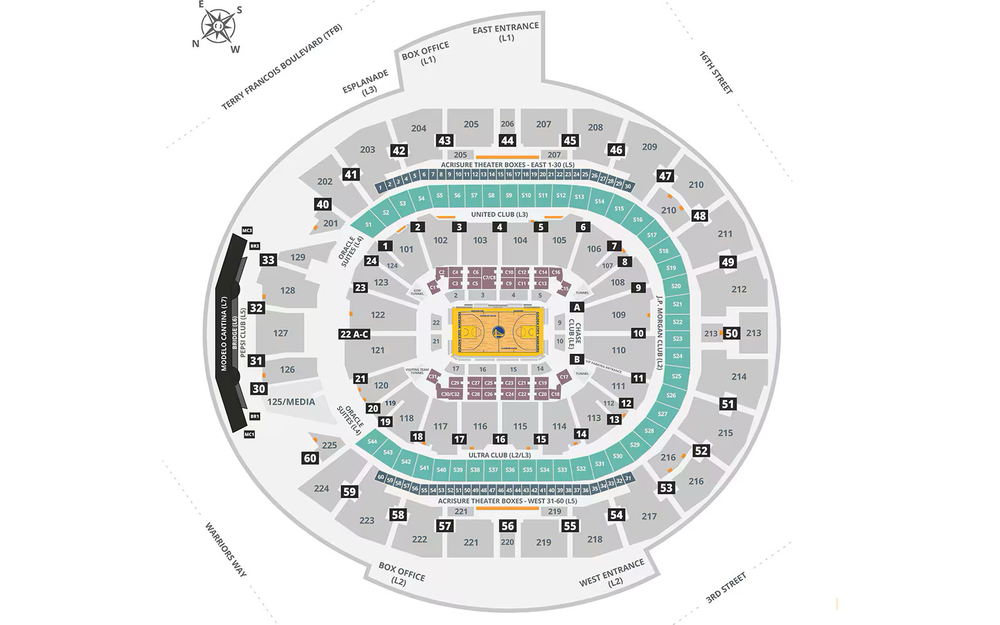
#> input picture Emulator-Stadium/simulator/map_stadium.png, 1000 x 625 px, shrunk from 1600 x 1000 before the run
$ python click_to_get_coordinates.py
#> lines starting #> are read from the running program, lines starting #| are printed output that depends on the picture
# programa só para conseguir as coordenadas na image do mapa
import matplotlib.pyplot as plt
import numpy as np

def click_to_get_coordinates():
    print("=== CLICK COORDINATE FINDER ===")
    print("1. Carrega na imagem para ver coordenadas")
    print("2. Carrega 'q' para sair")
    print("3. As coordenadas aparecem no terminal")

    # Cria uma imagem do estádio ou grid
    fig, ax = plt.subplots(figsize=(12, 8))

    # Desenha um grid para referência
    ax.set_xlim(-70, 70)
    ax.set_ylim(-55, 55)
    ax.grid(True, alpha=0.3)
    ax.axhline(0, color='black', linewidth=0.5)
    ax.axvline(0, color='black', linewidth=0.5)
    ax.set_title("CLICA EM QUALQUER PONTO PARA VER COORDENADAS\nCoordenadas aparecem no terminal", fontsize=14)
    ax.set_xlabel("Coordenada X")
    ax.set_ylabel("Coordenada Y")

    # Tenta carregar a imagem do estádio se existir
    try:
        from matplotlib.image import imread
        stadium_img = imread("map_stadium.png")
#> stadium_img is the input picture: shape (625, 1000, 3) float32; mean R, G, B 0.908, 0.915, 0.912
        ax.imshow(stadium_img, extent=[-70, 70, -55, 55])
        print("Imagem do estádio carregada!")
    except:
        print("Sem imagem - usando grid de referência")
        # Desenha áreas de referência
        stadium = plt.Rectangle((-65, -50), 130, 100, fill=False, edgecolor='blue', linewidth=2)
        field = plt.Ellipse((0, 0), 70, 40, fill=False, edgecolor='green', linewidth=2)
        ax.add_patch(stadium)
        ax.add_patch(field)

    # Função para capturar cliques
    coordinates = []

    def onclick(event):
        if event.xdata is not None and event.ydata is not None:
            x, y = round(event.xdata, 1), round(event.ydata, 1)
            coordinates.append((x, y))
            print(f" Coordenada: [{x}, {y}]")

            # Marca o ponto no gráfico
            ax.plot(x, y, 'ro', markersize=8)
            ax.text(x + 2, y + 2, f'[{x}, {y}]', fontsize=9)
            plt.draw()

    # Liga o evento de clique
    fig.canvas.mpl_connect('button_press_event', onclick)
    plt.show()
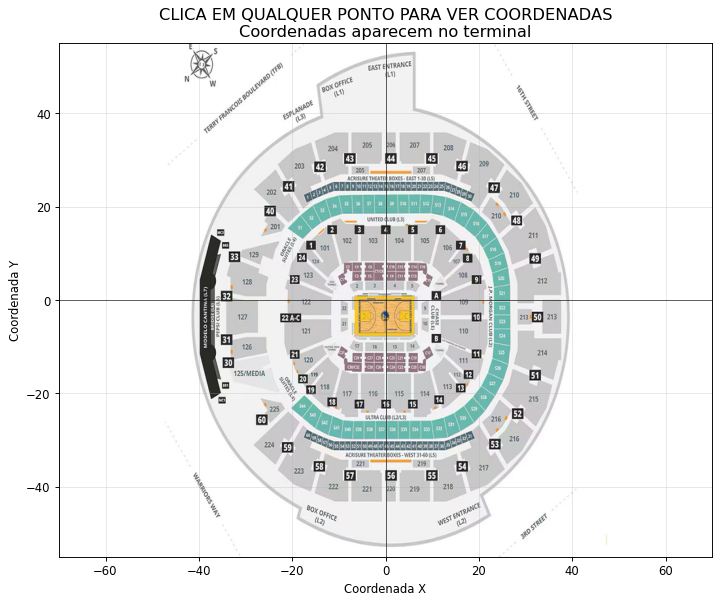
#> figure drawn by matplotlib, 1 panel

    # Mostra todas as coordenadas no final
    if coordinates:
        print(f"\n TODAS AS COORDENADAS:")
        for i, (x, y) in enumerate(coordinates, 1):
            print(f"  Ponto {i}: [{x}, {y}]")

if __name__ == "__main__":
    click_to_get_coordinates()
